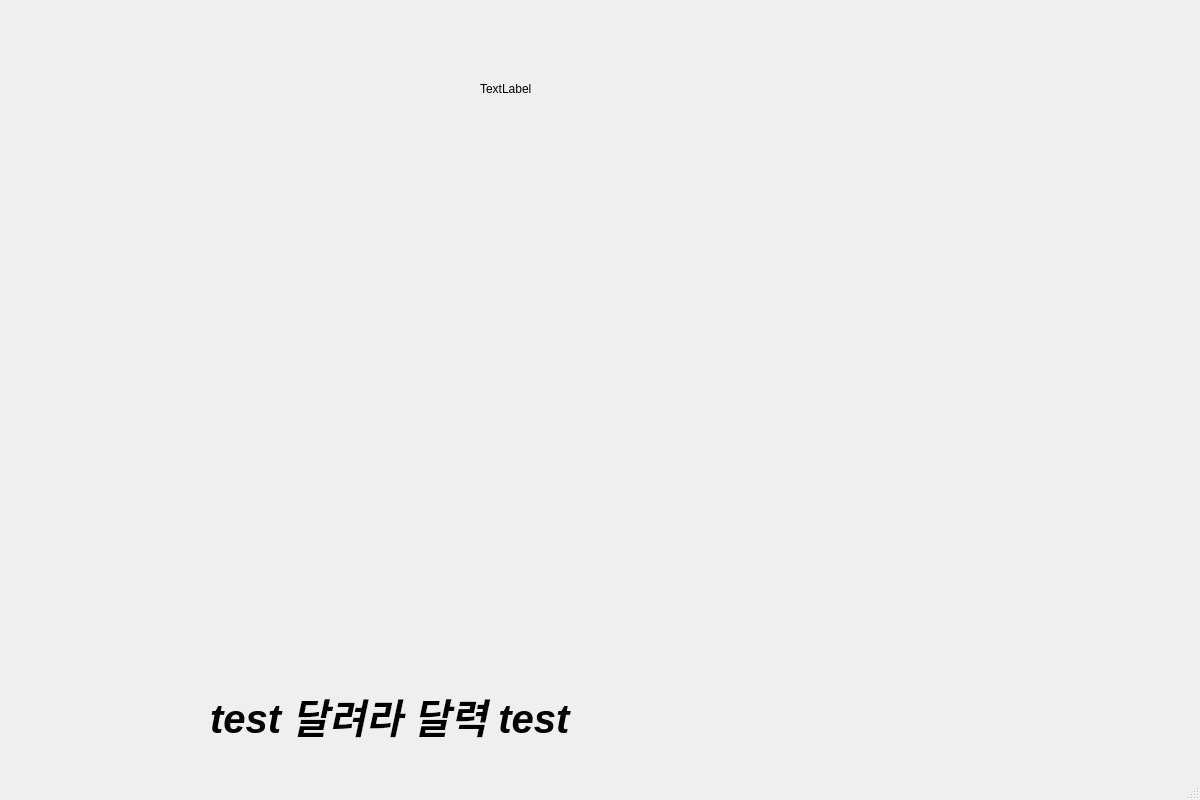
<?xml version="1.0" encoding="UTF-8"?>
<ui version="4.0">
 <class>MainWindow</class>
 <widget class="QMainWindow" name="MainWindow">
  <property name="geometry">
   <rect>
    <x>0</x>
    <y>0</y>
    <width>1200</width>
    <height>800</height>
   </rect>
  </property>
  <property name="windowTitle">
   <string>MainWindow</string>
  </property>
  <widget class="QWidget" name="centralwidget">
   <widget class="QLabel" name="textLabel">
    <property name="geometry">
     <rect>
      <x>210</x>
      <y>680</y>
      <width>431</width>
      <height>71</height>
     </rect>
    </property>
    <property name="font">
     <font>
      <pointsize>30</pointsize>
      <italic>true</italic>
      <bold>true</bold>
      <strikeout>false</strikeout>
     </font>
    </property>
    <property name="text">
     <string>test 달려라 달력 test </string>
    </property>
   </widget>
   <widget class="QLabel" name="logoImg">
    <property name="geometry">
     <rect>
      <x>480</x>
      <y>80</y>
      <width>66</width>
      <height>18</height>
     </rect>
    </property>
    <property name="text">
     <string>TextLabel</string>
    </property>
   </widget>
  </widget>
  <widget class="QMenuBar" name="menubar">
   <property name="geometry">
    <rect>
     <x>0</x>
     <y>0</y>
     <width>1200</width>
     <height>23</height>
    </rect>
   </property>
  </widget>
  <widget class="QStatusBar" name="statusbar"/>
 </widget>
 <resources/>
 <connections/>
</ui>
